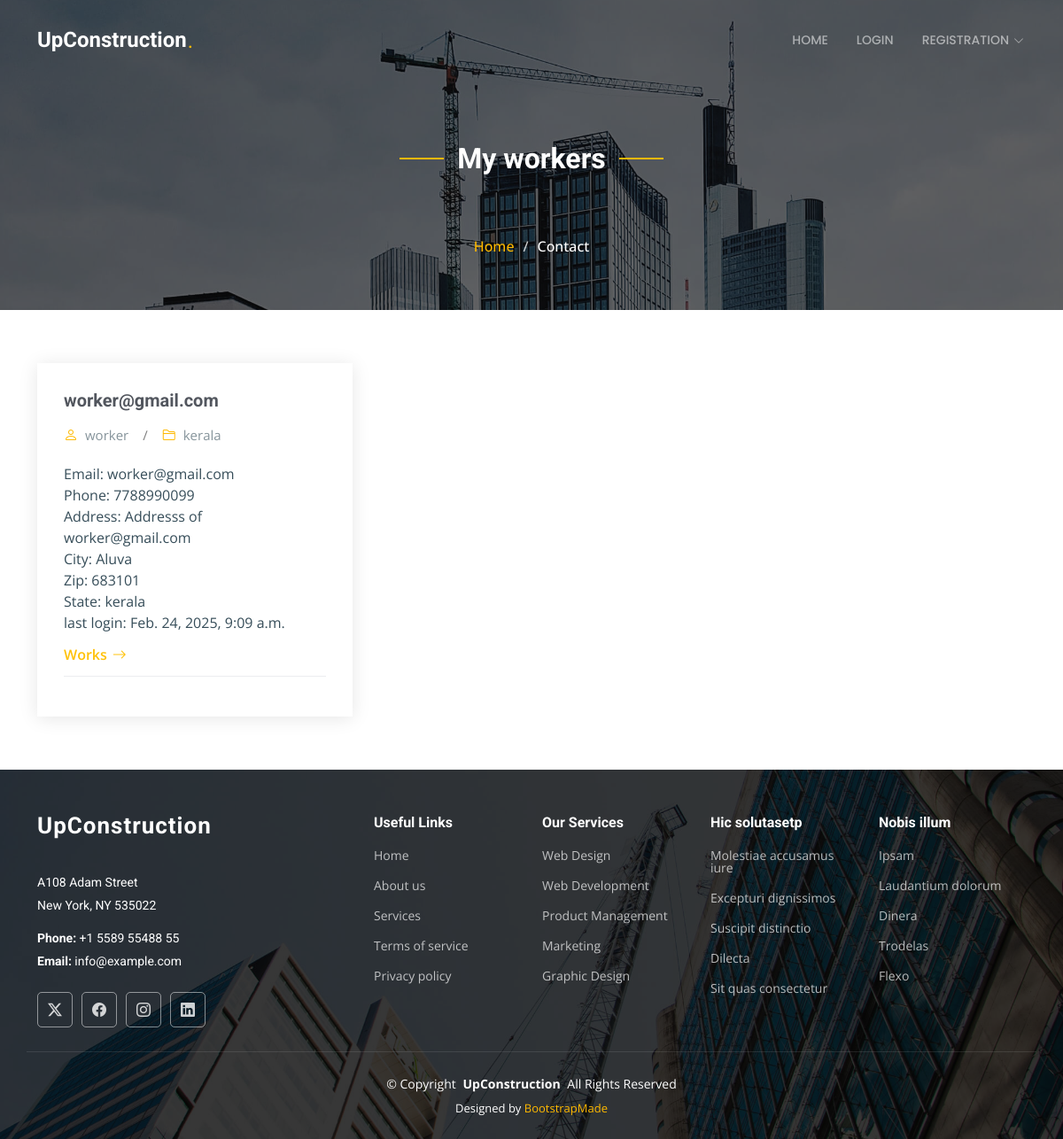
/contractor_vw_workers (signed in), run on the app's committed database.
### buidingFaciliSysApp/models.py (models this page shows, shortened)
class Worker(models.Model):
    user = models.OneToOneField(CustomUser, on_delete=models.CASCADE, primary_key=True)
    contractor = models.ForeignKey(Contractor, on_delete=models.CASCADE)
    name = models.CharField(max_length=100)
    email = models.EmailField(max_length=100)
    phone = models.CharField(max_length=15)
    address = models.TextField()
    city = models.CharField(max_length=50)
    state = models.CharField(max_length=50)
    zip = models.CharField(max_length=10)
    proof = models.FileField(upload_to='proofs/', null=True)
    update_cou = models.IntegerField(default=0)
    last_update = models.DateTimeField(auto_now=True)
    password = models.CharField(max_length=100)

class CustomUser(AbstractUser):
    userType = models.CharField(blank=True,max_length=10)

### buidingFaciliSysApp/views.py (the view)
# urls.py: path('contractor_vw_workers', views.contractor_vw_workers, name='contractor_vw_workers'),
def contractor_vw_workers(request):
    workers = Worker.objects.filter(contractor_id=request.session.get('_auth_user_id'))
    return render(request, 'contractor_vw_workers.html', {'workers':workers})

### templates/contractor_vw_workers.html
{% include 'header.html' %}
    <div class="page-title dark-background" style="background-image: url(../static/assets/img/page-title-bg.jpg);">
        <div class="container position-relative">
            <div class="section-title">
                <h2>My workers</h2>
            </div>
          <nav class="breadcrumbs">
            <ol>
              <li><a href="\admin_home">Home</a></li>
              <li class="current">Contact</li>
            </ol>
          </nav>
        </div>
      </div>
    <section id="blog-posts" class="blog-posts section">
        <div class="container">
          <div class="row gy-4">
            {% for worker in workers %}
            <div class="col-lg-4">
              <article class="position-relative h-100">
                <div class="post-content d-flex flex-column">
                  <h3 class="post-title">{{worker.email}}</h3>
                  <div class="meta d-flex align-items-center">
                    <div class="d-flex align-items-center">
                      <i class="bi bi-person"></i> <span class="ps-2">{{worker.name}} </span>
                    </div>
                    <span class="px-3 text-black-50">/</span>
                    <div class="d-flex align-items-center">
                      <i class="bi bi-folder2"></i> <span class="ps-2">{{worker.state}}</span>
                    </div>
                  </div>
                  <p>
                    Email: {{worker.email}}<br>
                    Phone: {{worker.phone}}<br>
                    Address: {{worker.address}}<br>
                    City: {{worker.city}}<br>
                    Zip: {{worker.zip}}<br>
                    State: {{worker.state}}<br>
                    last login: {{worker.user.last_login}}<br>
                  </p>
                  <a href="contractor_vw_worker_works?id={{worker.user.id}}" class="readmore text-warning">Works <i class="bi bi-arrow-right"></i></a>
                  <hr>
                </div>
              </article>
            </div>
            {% endfor %}
          </div>
        </div>
      </section>
{% include 'foot.html' %}

### static/assets/css/main.css (style rules this page uses)
:root { --default-font: "Open Sans", system-ui, -apple-system, "Segoe UI", Roboto, "Helvetica Neue", Arial, "Noto Sans", "Liberation Sans", sans-serif, "Apple Color Emoji", "Segoe UI Emoji", "Segoe UI Symbol", "Noto Color Emoji"; --heading-font: "Roboto", sans-serif; --nav-font: "Poppins", sans-serif; }
:root { --background-color: #ffffff; --default-color: #364d59; --heading-color: #52565e; --accent-color: #feb900; --surface-color: #ffffff; --contrast-color: #ffffff; }
:root { --nav-color: rgba(255, 255, 255, 0.55); --nav-hover-color: #ffffff; --nav-mobile-background-color: #ffffff; --nav-dropdown-background-color: #ffffff; --nav-dropdown-color: #212529; --nav-dropdown-hover-color: #feb900; }
.dark-background { --background-color: #060606; --default-color: #ffffff; --heading-color: #ffffff; --surface-color: #252525; --contrast-color: #ffffff; }
:root { scroll-behavior: smooth; }
body { color: var(--default-color); background-color: var(--background-color); font-family: var(--default-font); }
a { color: var(--accent-color); text-decoration: none; transition: 0.3s; }
h1, h2, h3, h4, h5, h6 { color: var(--heading-color); font-family: var(--heading-font); }
.page-title { color: var(--default-color); background-color: var(--background-color); background-size: cover; background-position: center; background-repeat: no-repeat; padding: 160px 0 60px 0; text-align: center; position: relative; }
.page-title:before { content: ""; background-color: color-mix(in srgb, var(--background-color), transparent 40%); position: absolute; inset: 0; }
.page-title .breadcrumbs ol { display: flex; flex-wrap: wrap; list-style: none; justify-content: center; padding: 0; margin: 0; font-size: 16px; font-weight: 500; }
.page-title .breadcrumbs ol li+li { padding-left: 10px; }
.page-title .breadcrumbs ol li+li::before { content: "/"; display: inline-block; padding-right: 10px; color: color-mix(in srgb, var(--default-color), transparent 20%); }
section, .section { color: var(--default-color); background-color: var(--background-color); padding: 60px 0; scroll-margin-top: 92px; overflow: clip; }
.section-title { text-align: center; padding-bottom: 60px; position: relative; }
.section-title h2 { font-size: 32px; font-weight: 700; position: relative; }
.section-title h2:before, .section-title h2:after { content: ""; width: 50px; height: 2px; background: var(--accent-color); display: inline-block; }
.section-title h2:before { margin: 0 15px 10px 0; }
.section-title h2:after { margin: 0 0 10px 15px; }
.blog-posts article { background-color: var(--surface-color); box-shadow: 0px 2px 20px rgba(0, 0, 0, 0.1); transition: 0.3s; }
.blog-posts .post-content { padding: 30px; }
.blog-posts .post-title { font-size: 20px; color: var(--heading-color); font-weight: 700; transition: 0.3s; margin-bottom: 15px; }
.blog-posts .meta i { font-size: 16px; color: var(--accent-color); }
.blog-posts .meta span { font-size: 15px; color: color-mix(in srgb, var(--default-color), transparent 40%); }
.blog-posts p { margin-top: 20px; }
.blog-posts hr { color: color-mix(in srgb, var(--default-color), transparent 60%); margin-bottom: 15px; }
.blog-posts .readmore { display: flex; align-items: center; font-weight: 600; line-height: 1; transition: 0.3s; color: color-mix(in srgb, var(--heading-color), transparent 20%); }
.blog-posts .readmore i { line-height: 0; margin-left: 6px; font-size: 16px; }

### data on the page
Worker: email "worker@gmail.com", name "worker", state "kerala", phone "7788990099", address "Addresss of worker@gmail.com", city "Aluva", zip "683101", user.last_login "Feb. 24, 2025, 9:09 a.m."
